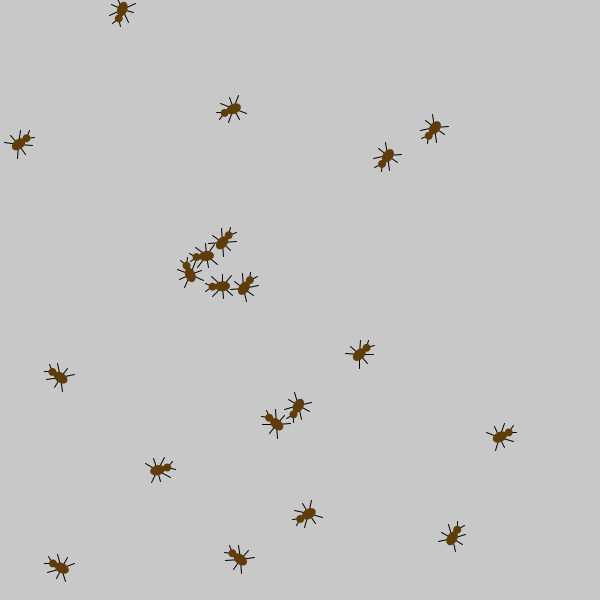
Frame 1 (no input)
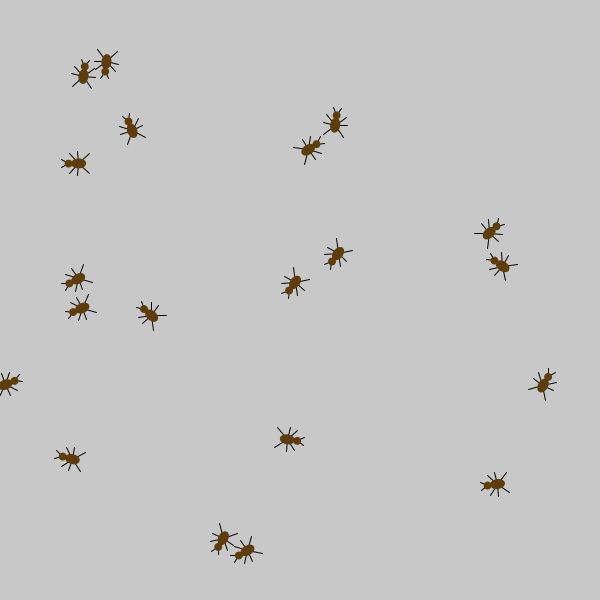
Frame 60 (the mouse pressed at the canvas centre just before this capture)
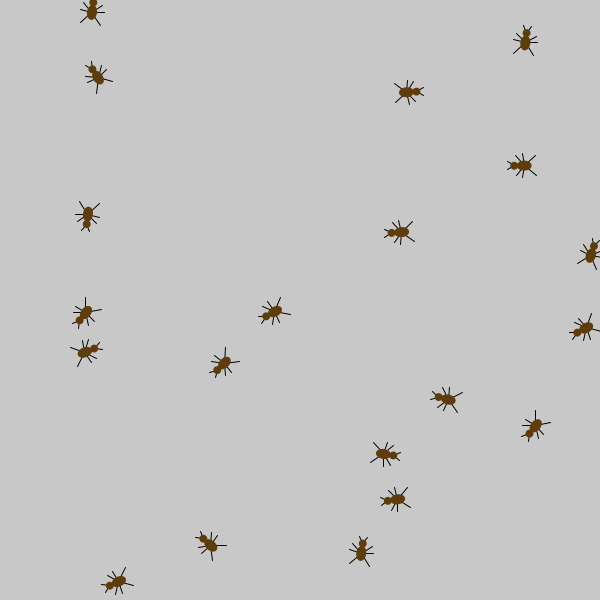
Frame 120 (the mouse held since frame 60 and released just before this capture)

The Processing sketch that drew these frames (run headless with seeded random() and noise(); from frame 60 on, the mouse is pressed at the canvas centre):

// Processing sketch: processing_73269
// ── processing_73269.pde

int ant_num = 20;
Ant[] ants = new Ant[ant_num]; //make a bunch of ants
void setup() {
  size(600, 600);
  smooth();
  for (int i=0; i<ants.length; i++) {
    ants[i] = new Ant(random(width), random(height) ); //setup each ant
  }
}
void draw() {
  background(200);

  for (int i=0; i<ants.length; i++) {
    ants[i].drawAnt(); //this displays the ant's graphics
    ants[i].moveAnt(); //this moves the ant, based on it's speed.
  }
}//end of the draw. See how short that was?
//
class Ant {
//  int 0;//keeps track of the ant's position
//  int 0;// these are assigned in the Constructor
//  int 0_speed = 1; //how fast it moves
//  
  PVector ant_position = new PVector();
  PVector ant_speed = new PVector();
  
  int change_dir = int(random(40)) + 40;
  int speed_limit = 4;
  
  color ant_color = color(95, 61, 10); 

  Ant(float _x, float _y) { //this is the Constructor. Think of it like the setup function for the ant
    ant_position = new PVector(_x, _y);
    ant_speed = new PVector(random(-3, 3), random(-3,3)); //setup a random speed
  }
  void moveAnt() { //you often break objects into different functions like this so you can "turn off" parts easily
    ant_position.add(ant_speed);
    
    //wrap walls
    if (ant_position.x > width) {
      ant_position.x = 0;
    }
    if (ant_position.x < 0) {
      ant_position.x = width;
    }
    if (ant_position.y < 0) {
      ant_position.y = height;
    }
    if (ant_position.y > height) {
      ant_position.y = 0;
    }
    
    if (frameCount%change_dir == 0) {//make the ant change direction sometimes
      ant_speed.add( new PVector(random(-2, 2), random(-2, 2))); 
      change_dir = int(random(120)) + 60;
    }
    
    if (ant_speed.mag() > speed_limit) { //speed limit
      ant_speed.normalize();
    }
  } 
  void drawAnt() {
    fill(ant_color);
    stroke(1);
    pushMatrix();
    translate(ant_position.x, ant_position.y);
    rotate(atan2(ant_speed.y, ant_speed.x));
    //draw the legs:
    float leg_move = sin(frameCount * .2) * 2; //this makes the legs wiggle
    
    line(0, 0, leg_move-10, -10);
    line(0, 0, leg_move+10, -10);
    line(0, 0, -leg_move, -12);
    line(0, 0, leg_move-10, 10);
    line(0, 0, -leg_move, 12);
    line(0, 0, leg_move+10, 10);
    //draw antenna
    line(10, 0, 17, -4);
    line(10, 0, 17, 4);
    //
    noStroke();
    ellipse(0, 0, 15, 10);//draw the body
    ellipse(10, 0, 8, 8); //draw the head
    popMatrix();
  }//end of the draw function
}//end of ant classs
